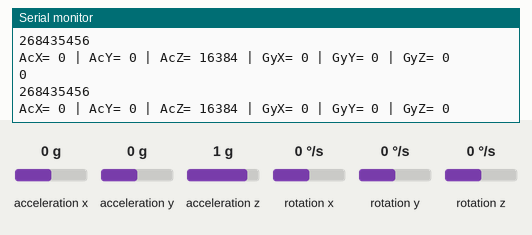
This sketch was run on a simulated Arduino Uno, built with avr-gcc and run on an emulated ATmega328P. On the bench: the last lines printed to the serial monitor. Wiring (inferred from the names in the program): MPU-6050 motion sensor at I2C address 0x68. The inputs (shaded band) are chosen by the test bench; at power-on: acceleration x 0 g, acceleration y 0 g, acceleration z 1 g, rotation x 0 °/s, rotation y 0 °/s, rotation z 0 °/s.

Above: at 1.2 s.
1.3 s: acceleration x set to -1.4 g
At 1.41 s:
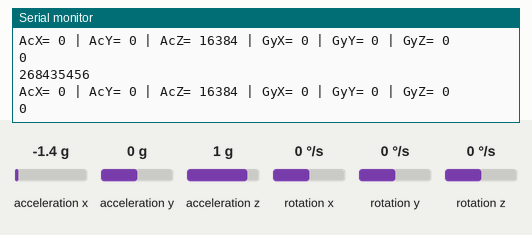
4.3 s: acceleration y set to -1.4 g
At 4.57 s:
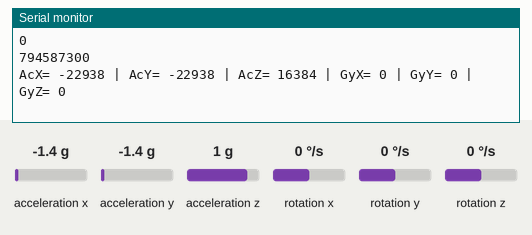
7.3 s: acceleration z set to -0.8 g
At 7.58 s:
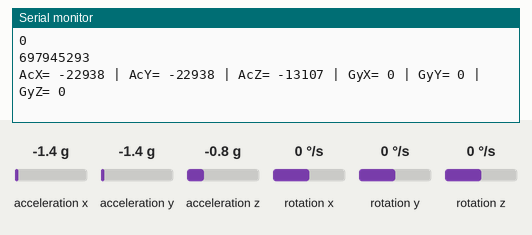
10.3 s: rotation x set to -192 °/s
At 10.64 s:
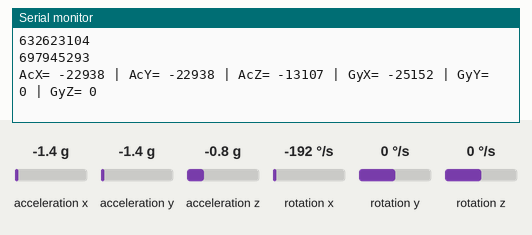
13.3 s: rotation y set to -192 °/s
At 13.53 s:
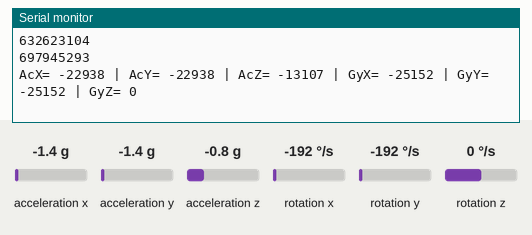
16.3 s: rotation z set to -192 °/s
At 16.58 s:
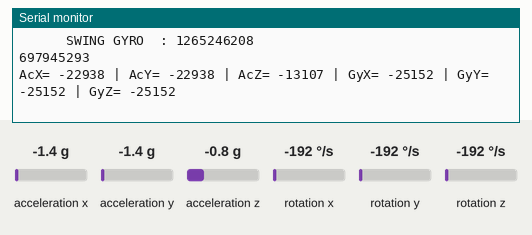
Timing chart, 0 to 19.0 s (numbered marks = the images above; inputs shaded):
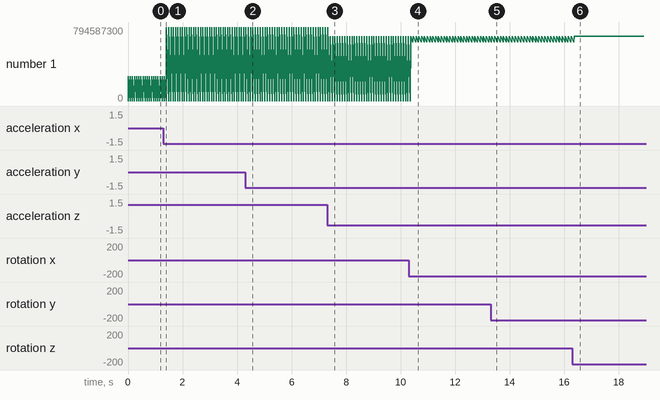

The sketch:

Prova_IMU.ino
```cpp
#include<Wire.h>
#define gyro_force   750000000
#define clash_force 1100000000
#define MPU_addr 0x68
int32_t AcX,AcY,AcZ,GyX,GyY,GyZ;
bool c = false;

void setup(){
  Wire.begin();
  Wire.beginTransmission(MPU_addr);
  Wire.write(0x6B);  // PWR_MGMT_1 register
  Wire.write(0);     // set to zero (wakes up the MPU-6050)
  Wire.endTransmission(true);
  Serial.begin(9600);
}

void loop(){
  Wire.beginTransmission(MPU_addr);
  Wire.write(0x3B);  // starting with register 0x3B (ACCEL_XOUT_H)
  Wire.endTransmission(false);
  Wire.requestFrom(MPU_addr,14,true);  // request a total of 14 registers
  AcX=Wire.read()<<8|Wire.read();  // 0x3B (ACCEL_XOUT_H) & 0x3C (ACCEL_XOUT_L)
  AcY=Wire.read()<<8|Wire.read();  // 0x3D (ACCEL_YOUT_H) & 0x3E (ACCEL_YOUT_L)
  AcZ=Wire.read()<<8|Wire.read();  // 0x3F (ACCEL_ZOUT_H) & 0x40 (ACCEL_ZOUT_L)
      Wire.read();   Wire.read();  // 0x41 (TEMP_OUT_H) & 0x42 (TEMP_OUT_L)
  GyX=Wire.read()<<8|Wire.read();  // 0x43 (GYRO_XOUT_H) & 0x44 (GYRO_XOUT_L)
  GyY=Wire.read()<<8|Wire.read();  // 0x45 (GYRO_YOUT_H) & 0x46 (GYRO_YOUT_L)
  GyZ=Wire.read()<<8|Wire.read();  // 0x47 (GYRO_ZOUT_H) & 0x48 (GYRO_ZOUT_L)

  if(((GyX*GyX) + (GyZ*GyZ))  > gyro_force) Serial.print("\n\n\t\t\tSWING GYRO  : ");Serial.print((GyX*GyX) + (GyZ*GyZ)); Serial.print("\t\t\t\n");

  if(((AcX*AcX) + (AcZ*AcZ))  > clash_force) Serial.print("\n\n\t\t\tCLASH ACC   : ");Serial.print((AcX*AcX) + (AcZ*AcZ)); Serial.print("\t\t\t\n");

  Serial.print("AcX= "); Serial.print(AcX);
  Serial.print(" | AcY= "); Serial.print(AcY);
  Serial.print(" | AcZ= "); Serial.print(AcZ);
  Serial.print(" | GyX= "); Serial.print(GyX);
  Serial.print(" | GyY= "); Serial.print(GyY);
  Serial.print(" | GyZ= "); Serial.println(GyZ);
  delay(1);
}
```

Measured:
- after the input at 4.3 s, the serial monitor: prints a new line after 0.12 s (image 2)
- after the input at 7.3 s, the serial monitor: prints a new line after 0.11 s (image 3)
- after the input at 10.3 s, the serial monitor: prints a new line after 0.15 s (image 4)
- after the input at 13.3 s, the serial monitor: prints a new line after 0.16 s (image 5)
- after the input at 16.3 s, the serial monitor: prints a new line after 0.16 s (image 6)
- plotted number 1: 268435456 → 794587300 after the input at 1.3 s, 794587300 → 697945293 after the input at 7.3 s
